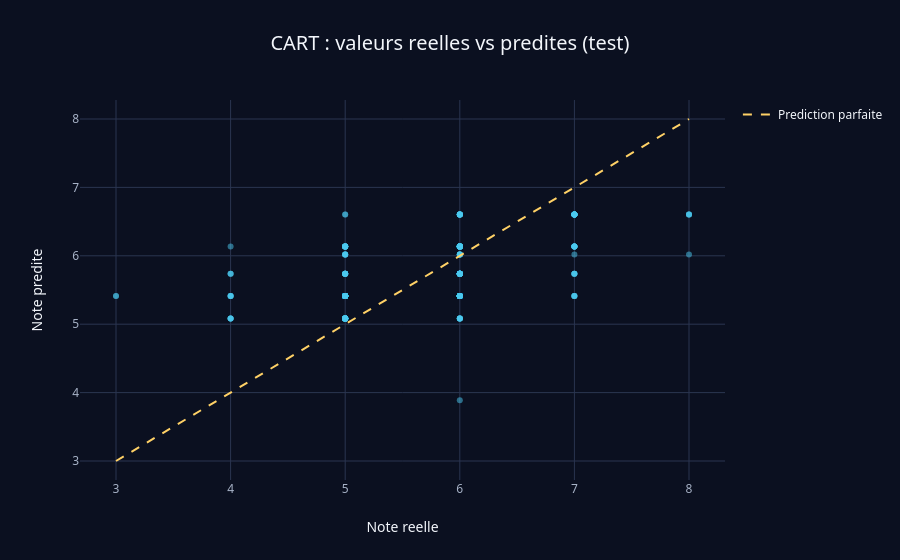

The code cell stored with this chart in its notebook:
### Markdown cell above
**2.d — Erreur de généralisation et comparaison vrai / prédit.**

En régression, on mesure l'erreur par le **RMSE** (racine de l'erreur quadratique moyenne) sur le test.

### Code cell
def evalue(modele, nom):
    pred = modele.predict(X_te)
    print(f"{nom} : RMSE = {np.sqrt(mean_squared_error(y_te, pred)):.3f} | R2 = {r2_score(y_te, pred):.3f}")
    return pred


def reel_vs_predit(pred, titre, couleur):
    fig = px.scatter(x=y_te, y=pred, opacity=0.5, labels={"x": "Note reelle", "y": "Note predite"},
                     title=titre, color_discrete_sequence=[couleur])
    bornes = [min(y_te.min(), pred.min()), max(y_te.max(), pred.max())]
    fig.add_trace(go.Scatter(x=bornes, y=bornes, mode="lines", name="Prediction parfaite",
                             line=dict(dash="dash", color=pick_color(2))))
    fig.show()


pred_arbre = evalue(arbre, "Arbre CART (max_depth=3)")
reel_vs_predit(pred_arbre, "CART : valeurs reelles vs predites (test)", pick_color(0))

### Figure 1 — Plotly figure (JSON) as saved in the notebook; plotly's stock layout.template omitted (floating-point values rounded to 4 significant figures; data arrays with more than 128 entries replaced by an {"elided": "..."} marker saying what was removed)
{"data": [{"hovertemplate": "Note reelle=%{x}<br>Note predite=%{y}<extra></extra>", "legendgroup": "", "marker": {"color": "#4cc9f0", "opacity": 0.5, "symbol": "circle"}, "mode": "markers", "name": "", "orientation": "v", "showlegend": false, "type": "scatter", "x": {"elided": "400 int values"}, "xaxis": "x", "y": {"elided": "400 float values"}, "yaxis": "y"}, {"line": {"color": "#ffd166", "dash": "dash"}, "mode": "lines", "name": "Prediction parfaite", "type": "scatter", "x": [3, 8], "y": [3, 8]}], "layout": {"legend": {"tracegroupgap": 0}, "title": {"text": "CART : valeurs reelles vs predites (test)"}, "xaxis": {"anchor": "y", "domain": [0.0, 1.0], "title": {"text": "Note reelle"}}, "yaxis": {"anchor": "x", "domain": [0.0, 1.0], "title": {"text": "Note predite"}}}}
